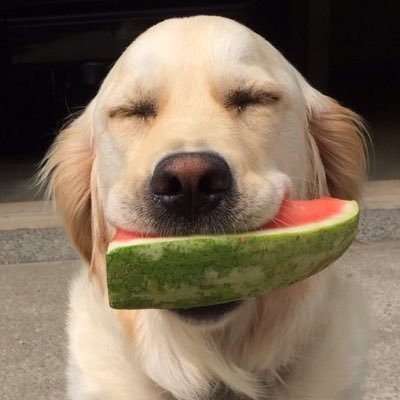
#> input picture Dog.jpg, 400 x 400 px
$ python svd.py
#> lines starting #> are read from the running program, lines starting #| are printed output that depends on the picture
import numpy as np
from skimage import io, color
from matplotlib import pyplot as plt

# Configure plot to show imaging results.
plt.figure(figsize=(9,6))
plt.title("Main Image")
im = io.imread('Dog.jpg')
#> im is the input picture: shape (400, 400, 3); mean R, G, B 128.3, 111.2, 91.8
#im = color.rgb2lab(rgb)
print(type(im))
#| <class 'numpy.ndarray'>
plt.imshow(im)
plt.show()

# Split main image into three separate pieces.
r,g,b = im[:,:,0], im[:,:,1], im[:,:,2]
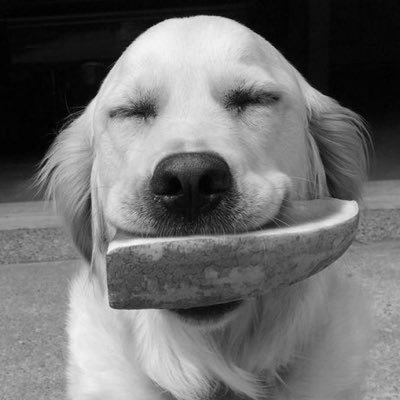
#> g: shape (400, 400); min 0, max 252, mean 111.2
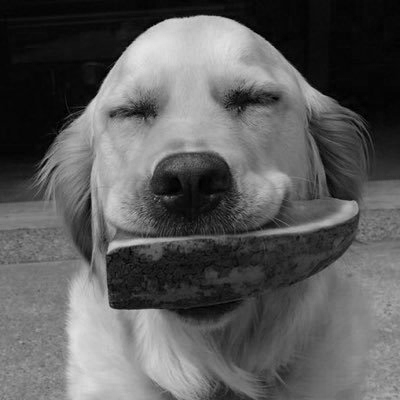
#> b: shape (400, 400); min 0, max 229, mean 91.8

# Perform SVD on the three separate components.
Ur, Sr, VTr = np.linalg.svd(r)
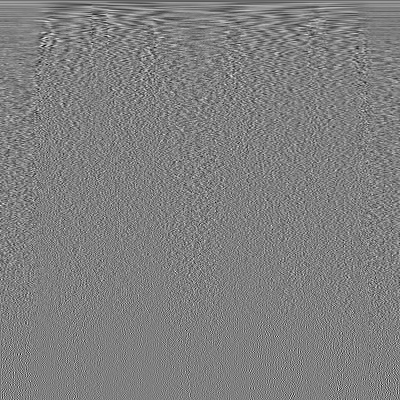
#> VTr: shape (400, 400) float64; min -0.261, max 0.26, mean -8.58e-05; drawn with min black and max white
#> Sr = 400 values, max 54488 at index 0, min 0.05 at index 399, mean 419.9
Ug, Sg, VTg = np.linalg.svd(g)
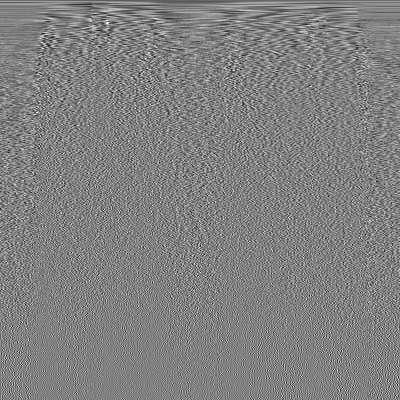
#> VTg: shape (400, 400) float64; min -0.248, max 0.241, mean -8.88e-05; drawn with min black and max white
#> Sg = 400 values, max 47302.9 at index 0, min 0.0319 at index 399, mean 386.4
Ub, Sb, VTb = np.linalg.svd(b)
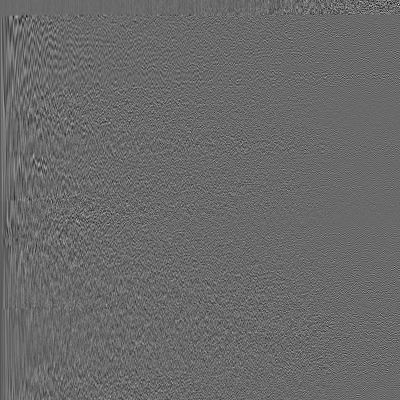
#> Ub: shape (400, 400) float64; min -0.346, max 0.485, mean -0.000136; drawn with min black and max white
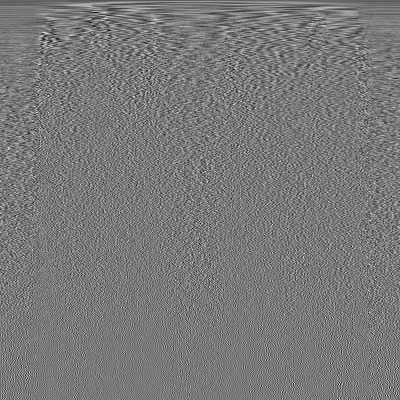
#> VTb: shape (400, 400) float64; min -0.248, max 0.271, mean -0.000148; drawn with min black and max white
#> Sb = 400 values, max 39202.1 at index 0, min 0.033 at index 399, mean 350.3

for i in range(0, 400, 50):

	# Apply rank selection on the individual components.
	ranked_r = np.array(np.matrix(Ur[:, :i]) * np.diag(Sr[:i]) * np.matrix(VTr[:i, :]))
	ranked_g = np.array(np.matrix(Ug[:, :i]) * np.diag(Sg[:i]) * np.matrix(VTg[:i, :]))
	ranked_b = np.array(np.matrix(Ub[:, :i]) * np.diag(Sb[:i]) * np.matrix(VTb[:i, :]))

	# Stack r,g,b ranks into single matrix of mxnx3 dimensions
	rgb = np.dstack((ranked_r,ranked_g,ranked_b)).astype('uint8')

	plt.imshow(rgb)
	plt.title("Ranked {} - Dog".format(i))
	plt.show()
#> this loop made 8 passes
#> pass 2, `plt.show()`:
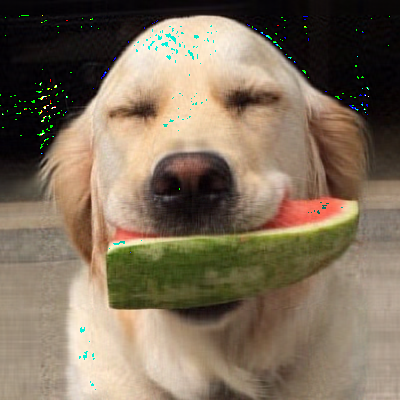
#> shown: shape (400, 400, 3); mean R, G, B 127.3, 111.4, 91.6
